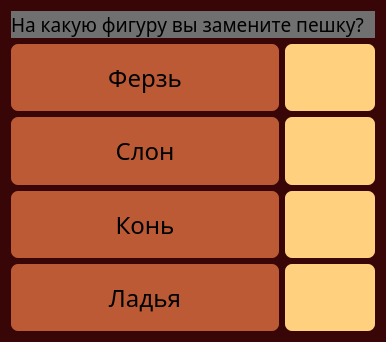
<?xml version="1.0" encoding="UTF-8"?>
<ui version="4.0">
 <class>Form</class>
 <widget class="QWidget" name="Form">
  <property name="geometry">
   <rect>
    <x>0</x>
    <y>0</y>
    <width>386</width>
    <height>342</height>
   </rect>
  </property>
  <property name="minimumSize">
   <size>
    <width>386</width>
    <height>342</height>
   </size>
  </property>
  <property name="maximumSize">
   <size>
    <width>386</width>
    <height>342</height>
   </size>
  </property>
  <property name="font">
   <font>
    <family>RDR Catalogue Bold</family>
    <weight>75</weight>
    <bold>true</bold>
   </font>
  </property>
  <property name="windowTitle">
   <string>Form</string>
  </property>
  <property name="styleSheet">
   <string notr="true">QWidget {
	background-color: rgb(56, 6, 6);
}

QPushButton {
	background-color: rgb(188, 90, 54);
	font: 18pt &quot;RDR Lino&quot;;
	border: 3px;
	border-radius: 7px;}

QPushButton:hover {
background-color: rgb(90, 90, 90);
}
</string>
  </property>
  <layout class="QGridLayout" name="gridLayout_2">
   <item row="0" column="0">
    <widget class="QLabel" name="label">
     <property name="font">
      <font>
       <family>RDR Lino</family>
       <pointsize>14</pointsize>
      </font>
     </property>
     <property name="styleSheet">
      <string notr="true">background-color: rgb(112, 112, 112);</string>
     </property>
     <property name="text">
      <string>На какую фигуру вы замените пешку?</string>
     </property>
    </widget>
   </item>
   <item row="1" column="0">
    <layout class="QHBoxLayout" name="horizontalLayout">
     <item>
      <layout class="QGridLayout" name="gridLayout">
       <item row="2" column="0">
        <widget class="QPushButton" name="btn_Bishop">
         <property name="sizePolicy">
          <sizepolicy hsizetype="Minimum" vsizetype="Expanding">
           <horstretch>0</horstretch>
           <verstretch>0</verstretch>
          </sizepolicy>
         </property>
         <property name="font">
          <font>
           <family>RDR Lino</family>
           <pointsize>18</pointsize>
           <weight>50</weight>
           <italic>false</italic>
           <bold>false</bold>
          </font>
         </property>
         <property name="cursor">
          <cursorShape>OpenHandCursor</cursorShape>
         </property>
         <property name="styleSheet">
          <string notr="true"/>
         </property>
         <property name="text">
          <string>Слон</string>
         </property>
        </widget>
       </item>
       <item row="3" column="0">
        <widget class="QPushButton" name="btn_Knight">
         <property name="sizePolicy">
          <sizepolicy hsizetype="Minimum" vsizetype="Expanding">
           <horstretch>0</horstretch>
           <verstretch>0</verstretch>
          </sizepolicy>
         </property>
         <property name="font">
          <font>
           <family>RDR Lino</family>
           <pointsize>18</pointsize>
           <weight>50</weight>
           <italic>false</italic>
           <bold>false</bold>
          </font>
         </property>
         <property name="cursor">
          <cursorShape>OpenHandCursor</cursorShape>
         </property>
         <property name="styleSheet">
          <string notr="true"/>
         </property>
         <property name="text">
          <string>Конь</string>
         </property>
        </widget>
       </item>
       <item row="1" column="0">
        <widget class="QPushButton" name="btn_Queen">
         <property name="sizePolicy">
          <sizepolicy hsizetype="Expanding" vsizetype="Expanding">
           <horstretch>0</horstretch>
           <verstretch>0</verstretch>
          </sizepolicy>
         </property>
         <property name="font">
          <font>
           <family>RDR Lino</family>
           <pointsize>18</pointsize>
           <weight>50</weight>
           <italic>false</italic>
           <bold>false</bold>
          </font>
         </property>
         <property name="cursor">
          <cursorShape>OpenHandCursor</cursorShape>
         </property>
         <property name="styleSheet">
          <string notr="true"/>
         </property>
         <property name="text">
          <string>Ферзь</string>
         </property>
        </widget>
       </item>
       <item row="4" column="0">
        <widget class="QPushButton" name="btn_Rook">
         <property name="sizePolicy">
          <sizepolicy hsizetype="Minimum" vsizetype="Expanding">
           <horstretch>0</horstretch>
           <verstretch>0</verstretch>
          </sizepolicy>
         </property>
         <property name="font">
          <font>
           <family>RDR Lino</family>
           <pointsize>18</pointsize>
           <weight>50</weight>
           <italic>false</italic>
           <bold>false</bold>
          </font>
         </property>
         <property name="cursor">
          <cursorShape>OpenHandCursor</cursorShape>
         </property>
         <property name="styleSheet">
          <string notr="true"/>
         </property>
         <property name="text">
          <string>Ладья</string>
         </property>
        </widget>
       </item>
       <item row="1" column="1">
        <widget class="QPushButton" name="btn_show_Queen">
         <property name="sizePolicy">
          <sizepolicy hsizetype="Minimum" vsizetype="Expanding">
           <horstretch>0</horstretch>
           <verstretch>0</verstretch>
          </sizepolicy>
         </property>
         <property name="minimumSize">
          <size>
           <width>90</width>
           <height>0</height>
          </size>
         </property>
         <property name="styleSheet">
          <string notr="true">QPushButton {background-color: rgb(255, 208, 125);}
</string>
         </property>
         <property name="text">
          <string/>
         </property>
        </widget>
       </item>
       <item row="2" column="1">
        <widget class="QPushButton" name="btn_show_Bishop">
         <property name="sizePolicy">
          <sizepolicy hsizetype="Minimum" vsizetype="Expanding">
           <horstretch>0</horstretch>
           <verstretch>0</verstretch>
          </sizepolicy>
         </property>
         <property name="styleSheet">
          <string notr="true">QPushButton {background-color: rgb(255, 208, 125);}
</string>
         </property>
         <property name="text">
          <string/>
         </property>
        </widget>
       </item>
       <item row="3" column="1">
        <widget class="QPushButton" name="btn_show_Knight">
         <property name="sizePolicy">
          <sizepolicy hsizetype="Minimum" vsizetype="Expanding">
           <horstretch>0</horstretch>
           <verstretch>0</verstretch>
          </sizepolicy>
         </property>
         <property name="styleSheet">
          <string notr="true">QPushButton {background-color: rgb(255, 208, 125);}
</string>
         </property>
         <property name="text">
          <string/>
         </property>
        </widget>
       </item>
       <item row="4" column="1">
        <widget class="QPushButton" name="btn_show_Rook">
         <property name="sizePolicy">
          <sizepolicy hsizetype="Minimum" vsizetype="Expanding">
           <horstretch>0</horstretch>
           <verstretch>0</verstretch>
          </sizepolicy>
         </property>
         <property name="styleSheet">
          <string notr="true">QPushButton {background-color: rgb(255, 208, 125);}
</string>
         </property>
         <property name="text">
          <string/>
         </property>
        </widget>
       </item>
      </layout>
     </item>
    </layout>
   </item>
  </layout>
 </widget>
 <resources/>
 <connections/>
</ui>
